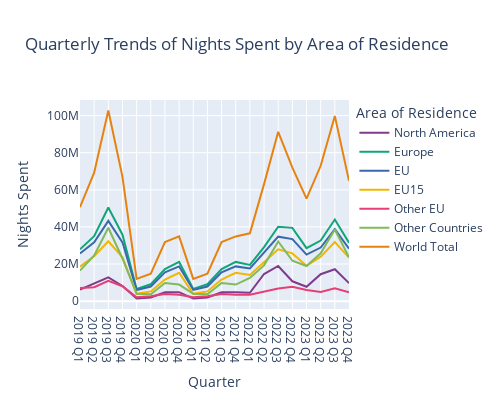

Notebook source saved alongside this figure:
### Code cell
# Step 2: Quarterly Trends for Nights Spent
quarterly_data = filtered_data[filtered_data['Quarter'] != '0']

# Combine Year and Quarter for a more meaningful x-axis label
quarterly_data['Year_Quarter'] = quarterly_data['Year'].astype(str) + ' ' + quarterly_data['Quarter']

# Create the interactive plot for quarterly nights spent
fig_quarterly = px.line(quarterly_data, 
                        x='Year_Quarter', 
                        y='Nights Spent', 
                        color='Area of Residence',
                        title='Quarterly Trends of Nights Spent by Area of Residence',
                        labels={'Nights Spent': 'Nights Spent', 'Year_Quarter': 'Quarter'},
                        color_discrete_sequence=px.colors.qualitative.Bold,  
                        height=400,  
                        width=500)  

fig_quarterly.show()

### Figure 1 — Plotly figure (JSON) as saved in the notebook; plotly's stock layout.template omitted (floating-point values rounded to 4 significant figures)
{"data": [{"hovertemplate": "Area of Residence=North America<br>Quarter=%{x}<br>Nights Spent=%{y}<extra></extra>", "legendgroup": "North America", "line": {"color": "rgb(127, 60, 141)", "dash": "solid"}, "marker": {"symbol": "circle"}, "mode": "lines", "name": "North America", "orientation": "v", "showlegend": true, "type": "scatter", "x": ["2019 Q1", "2019 Q2", "2019 Q3", "2019 Q4", "2020 Q1", "2020 Q2", "2020 Q3", "2020 Q4", "2021 Q1", "2021 Q2", "2021 Q3", "2021 Q4", "2022 Q1", "2022 Q2", "2022 Q3", "2022 Q4", "2023 Q1", "2023 Q2", "2023 Q3", "2023 Q4"], "xaxis": "x", "y": [6263000, 9621000, 12806000, 8169000, 1398000, 1946000, 4805000, 4814000, 1398000, 1946000, 4805000, 4814000, 4500000, 14617000, 18955000, 10698000, 7729000, 14514000, 17187000, 9709000], "yaxis": "y"}, {"hovertemplate": "Area of Residence=Europe<br>Quarter=%{x}<br>Nights Spent=%{y}<extra></extra>", "legendgroup": "Europe", "line": {"color": "rgb(17, 165, 121)", "dash": "solid"}, "marker": {"symbol": "circle"}, "mode": "lines", "name": "Europe", "orientation": "v", "showlegend": true, "type": "scatter", "x": ["2019 Q1", "2019 Q2", "2019 Q3", "2019 Q4", "2020 Q1", "2020 Q2", "2020 Q3", "2020 Q4", "2021 Q1", "2021 Q2", "2021 Q3", "2021 Q4", "2022 Q1", "2022 Q2", "2022 Q3", "2022 Q4", "2023 Q1", "2023 Q2", "2023 Q3", "2023 Q4"], "xaxis": "x", "y": [27952000, 34973000, 50442000, 35805000, 6611000, 9084000, 17282000, 21142000, 6611000, 9084000, 17282000, 21142000, 19541000, 29169000, 40142000, 39510000, 28567000, 32663000, 44006000, 31499000], "yaxis": "y"}, {"hovertemplate": "Area of Residence=EU<br>Quarter=%{x}<br>Nights Spent=%{y}<extra></extra>", "legendgroup": "EU", "line": {"color": "rgb(57, 105, 172)", "dash": "solid"}, "marker": {"symbol": "circle"}, "mode": "lines", "name": "EU", "orientation": "v", "showlegend": true, "type": "scatter", "x": ["2019 Q1", "2019 Q2", "2019 Q3", "2019 Q4", "2020 Q1", "2020 Q2", "2020 Q3", "2020 Q4", "2021 Q1", "2021 Q2", "2021 Q3", "2021 Q4", "2022 Q1", "2022 Q2", "2022 Q3", "2022 Q4", "2023 Q1", "2023 Q2", "2023 Q3", "2023 Q4"], "xaxis": "x", "y": [25723000, 31756000, 43247000, 31702000, 6030000, 7863000, 15511000, 18725000, 6030000, 7863000, 15511000, 18725000, 17627000, 26136000, 34742000, 33441000, 25103000, 28899000, 38793000, 28271000], "yaxis": "y"}, {"hovertemplate": "Area of Residence=EU15<br>Quarter=%{x}<br>Nights Spent=%{y}<extra></extra>", "legendgroup": "EU15", "line": {"color": "rgb(242, 183, 1)", "dash": "solid"}, "marker": {"symbol": "circle"}, "mode": "lines", "name": "EU15", "orientation": "v", "showlegend": true, "type": "scatter", "x": ["2019 Q1", "2019 Q2", "2019 Q3", "2019 Q4", "2020 Q1", "2020 Q2", "2020 Q3", "2020 Q4", "2021 Q1", "2021 Q2", "2021 Q3", "2021 Q4", "2022 Q1", "2022 Q2", "2022 Q3", "2022 Q4", "2023 Q1", "2023 Q2", "2023 Q3", "2023 Q4"], "xaxis": "x", "y": [18630000, 24226000, 32264000, 23647000, 3940000, 5249000, 11633000, 15316000, 3940000, 5249000, 11633000, 15316000, 14148000, 21049000, 27956000, 25733000, 19089000, 23975000, 31849000, 23434000], "yaxis": "y"}, {"hovertemplate": "Area of Residence=Other EU<br>Quarter=%{x}<br>Nights Spent=%{y}<extra></extra>", "legendgroup": "Other EU", "line": {"color": "rgb(231, 63, 116)", "dash": "solid"}, "marker": {"symbol": "circle"}, "mode": "lines", "name": "Other EU", "orientation": "v", "showlegend": true, "type": "scatter", "x": ["2019 Q1", "2019 Q2", "2019 Q3", "2019 Q4", "2020 Q1", "2020 Q2", "2020 Q3", "2020 Q4", "2021 Q1", "2021 Q2", "2021 Q3", "2021 Q4", "2022 Q1", "2022 Q2", "2022 Q3", "2022 Q4", "2023 Q1", "2023 Q2", "2023 Q3", "2023 Q4"], "xaxis": "x", "y": [7093000, 7531000, 10983000, 8055000, 2090000, 2614000, 3878000, 3409000, 2090000, 2614000, 3878000, 3409000, 3479000, 5087000, 6786000, 7708000, 6014000, 4924000, 6944000, 4837000], "yaxis": "y"}, {"hovertemplate": "Area of Residence=Other Countries<br>Quarter=%{x}<br>Nights Spent=%{y}<extra></extra>", "legendgroup": "Other Countries", "line": {"color": "rgb(128, 186, 90)", "dash": "solid"}, "marker": {"symbol": "circle"}, "mode": "lines", "name": "Other Countries", "orientation": "v", "showlegend": true, "type": "scatter", "x": ["2019 Q1", "2019 Q2", "2019 Q3", "2019 Q4", "2020 Q1", "2020 Q2", "2020 Q3", "2020 Q4", "2021 Q1", "2021 Q2", "2021 Q3", "2021 Q4", "2022 Q1", "2022 Q2", "2022 Q3", "2022 Q4", "2023 Q1", "2023 Q2", "2023 Q3", "2023 Q4"], "xaxis": "x", "y": [16442000, 24620000, 39535000, 22999000, 3960000, 3745000, 9810000, 8926000, 3960000, 3745000, 9810000, 8926000, 12516000, 19279000, 32158000, 21780000, 18919000, 25791000, 38652000, 23635000], "yaxis": "y"}, {"hovertemplate": "Area of Residence=World Total<br>Quarter=%{x}<br>Nights Spent=%{y}<extra></extra>", "legendgroup": "World Total", "line": {"color": "rgb(230, 131, 16)", "dash": "solid"}, "marker": {"symbol": "circle"}, "mode": "lines", "name": "World Total", "orientation": "v", "showlegend": true, "type": "scatter", "x": ["2019 Q1", "2019 Q2", "2019 Q3", "2019 Q4", "2020 Q1", "2020 Q2", "2020 Q3", "2020 Q4", "2021 Q1", "2021 Q2", "2021 Q3", "2021 Q4", "2022 Q1", "2022 Q2", "2022 Q3", "2022 Q4", "2023 Q1", "2023 Q2", "2023 Q3", "2023 Q4"], "xaxis": "x", "y": [50657000, 69214000, 102784000, 66973000, 11969000, 14775000, 31896000, 34882000, 11969000, 14775000, 31896000, 34882000, 36558000, 63065000, 91255000, 71987000, 55215000, 72968000, 99845000, 64842000], "yaxis": "y"}], "layout": {"height": 400, "legend": {"title": {"text": "Area of Residence"}, "tracegroupgap": 0}, "title": {"text": "Quarterly Trends of Nights Spent by Area of Residence"}, "width": 500, "xaxis": {"anchor": "y", "domain": [0, 1], "title": {"text": "Quarter"}}, "yaxis": {"anchor": "x", "domain": [0, 1], "title": {"text": "Nights Spent"}}}}
